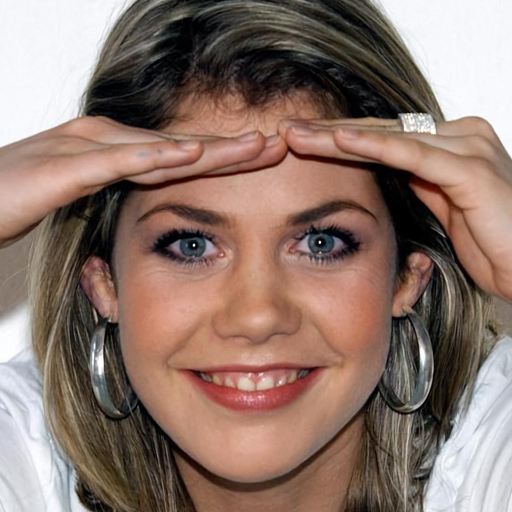
#> input picture project/demo/celeba_hq/val/female/006011.jpg, 1024 x 1024 px (shown at 1/2 size); its folder holds only this picture in this run
$ jupyter execute --allow-errors Group4_basic.ipynb   (shell and % lines are left out)
#> lines starting #> are read from the running program, lines starting #| are printed output that depends on the picture
# Introduction to Deeplearning Final Basic Project Code (Demo)

### | GROUP 4
### | Kaderka Christine / Ko Kyounghyeon
### | Target paper : *StarGANv2 : Diverse Image Synthesis for Multiple Domains* ([LINK](https://openaccess.thecvf.com/content_CVPR_2020/papers/Choi_StarGAN_v2_Diverse_Image_Synthesis_for_Multiple_Domains_CVPR_2020_paper.pdf))

---

[cell 1]
# drive mount
import os, sys
from google.colab import drive
drive.mount('/content/drive')

---

# Basic setting

This section shows the basic settings.
- It contains access step to repository and datasets.
- To fully run the model without any problems, we set the virtual environment with conda.

All the source of below setting codes are from  [HERE](https://github.com/clovaai/stargan-v2)

## 1. Clone the github repository

In this section, gdrive is mounted and the repository from github is cloned into the specified folder in gdrive.
This section was left out during the live demo in the presentation to save time.

[cell 2]
# Mount drive
import os, sys
from google.colab import drive
drive.mount('/content/drive')

[cell 3]
# Clone Repository
%cd /content/drive/Shareddrives/DL\ FInal\ Project/

## 2. Download the datasets and pretrained model into drive

In this section, the working directory is reset and then the CelebA-HQ dataset is downloaded into the specified folder in gdrive. For demonstration purposes, we only show one of the datasets (AFHQ dataset can be seen in 'Group4-full.ipynb'.

This section was not included in the live demo, because:
- It takes some time to download the complete dataset.
- To save time, we did not use the whole dataset, but instead used 2 images per domain for the training and 5 images per domain for evaluation.

[cell 4]
# Reset working directory
%cd /content/drive/Shareddrives/DL\ FInal\ Project/stargan-v2/

[cell 5]
# Download CelebA-HQ Dataset and model

# wing is a file for data parallel

## 3. Create a virtual environment

**Virtual environment** : An isolated python environment where a project's dependencies are installed in a different directory or require the old version libraries.

In this section, a virtual environment is generated.
If the code is run without generating a virtual environment, it could cause an error, because the version of the libraries or other settings could be different.

[cell 6]
# Initialize the path of installed python

#> (a cell that did not finish here is left out)

#> (a cell that did not finish here is left out)

[cell 9]
# Generate virtual environment

## 4. Install requirements

In this section, the libraries of the specific python version are installed.

[cell 10]
# Install some libraries of specific version

---

# Training

This section covers a few explanation needed to understand the training.
The code below is used for the training.
With this, we trained the model easily from scratch.

```
# celeba-hq
python main.py --mode train --num_domains 2 --w_hpf 1 \
               --lambda_reg 1 --lambda_sty 1 --lambda_ds 1 --lambda_cyc 1 \
               --train_img_dir data/celeba_hq/train \
               --val_img_dir data/celeba_hq/val

# afhq
python main.py --mode train --num_domains 3 --w_hpf 0 \
               --lambda_reg 1 --lambda_sty 1 --lambda_ds 2 --lambda_cyc 1 \
               --train_img_dir data/afhq/train \
               --val_img_dir data/afhq/val
```

-------------------------------------------
 **List of parameters we can change**  [source here](https://github.com/clovaai/stargan-v2/blob/master/main.py#L86-L179)

For example,
- img_size (resizing the image size, default : 256)
- num_domains (number of domains)
- latent_dim (dimension of latent tensor)
- style_dim (dimension of style code output from mapping network and style encoder)
- ds_iter (iterations of diversity loss)
- total_iters (total iterations)
- batch_size (batch size per iteration)
- etc.

We can change the main parameters using below code form:

```
--parameter_name value
# Ex)
--batch_size 10 --ds_iter 10 \
--hidden_dim 256
```

Tweaks: We changed some parameters to reduce the running time (so we did not use the default values).


<**What we changed**>
- img_size 256 -> 64
- batch_size 8 -> 1
- val_batch_size 32 -> 1
- eval_every 50000 -> 100001 (Since evaluation during training
takes too long to execute it, we didn't evaluation during training)


  Directory is slightly changed.
  Other parameters are default.

## 1. Train with CelebA-HQ dataset

This section covers the training with the CelebA-HQ dataset for 3 iterations.

[cell 11]
# working directory setting
%cd /content/drive/Shareddrives/DL\ FInal\ Project/stargan-v2/

[cell 12]
# celeba-hq
# Demo

# Evaluation

This section covers the evaluation for our trained model on the CelebA-HQ dataset. To save time, we changed some parameters (did not use the default values).


<**What we changed**>
- img_size 256 -> 64
- batch_size 8 -> 1
- val_batch_size 32 -> 1
- num_outputs_per_domain 10 -> 3
- eval_every 50000 -> 100001 (Since evaluation during training
takes too long to execute it, we didn't evaluation during training)


  Other parameters are default.

[cell 13]
# working directory setting
%cd /content/drive/Shareddrives/DL\ FInal\ Project/stargan-v2/

##  Sample images

In this section, we show some sample validation images.

[cell 14]
# Validation Image
import glob
import matplotlib.pyplot as plt
import matplotlib.image as mpimg
import cv2
import numpy as np

fig = plt.figure()
rows = 2
cols = 5
i = 1

root_dir = "demo/celeba_hq/val/"

# Retrieve the list of ALL folders and files inside the base folder
file_list = glob.glob(root_dir + "*")

sample_data = []
# Create a list that would contain the paths to all the images in the dataset
for class_path in file_list:
    # Retrieve each image in their folders (i.e. 0.jpg, 1.jpg, etc.)
    for img_path in glob.glob(class_path + "/*.jpg"): # for each file with the extension ".jpg"

        # cv2.imread(path, method for reading image;flag)
        img = cv2.imread(img_path, cv2.IMREAD_COLOR)
#> img is the input picture: shape (1024, 1024, 3); mean B, G, R 107.9, 118, 141.2

        # Check for problematic images
        if type(img) is np.ndarray:
          if img.size == 0:
            continue
        if img is None:
            continue
        sample_data.append(img_path) # append image file path to sample_data list
#> pass 2 of the loop `for class_path in file_list:`:
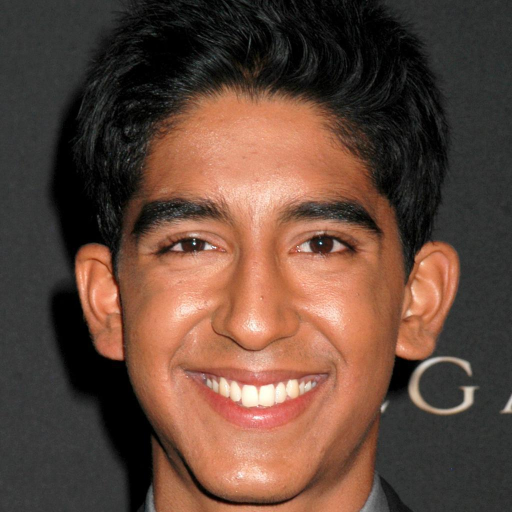
#> input picture project/demo/celeba_hq/val/male/007536.jpg, 1024 x 1024 px (shown at 1/2 size)
#> img is the input picture: shape (1024, 1024, 3); mean B, G, R 57.9, 70.7, 98.1

for filename in sample_data:
    img = cv2.imread(filename)
    img = cv2.resize(img, (256, 256))
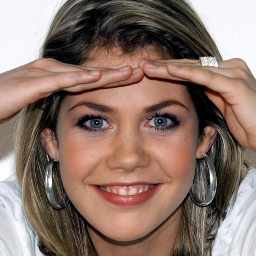
#> img: shape (256, 256, 3); mean B, G, R 108, 118.1, 141.4
    ax = fig.add_subplot(rows, cols, i)
    ax.imshow(cv2.cvtColor(img, cv2.COLOR_BGR2RGB))
    ax.set_xticks([]), ax.set_yticks([])

    i += 1
#> pass 2 of the loop `for filename in sample_data:`:
#> `img = cv2.resize(img, (256, 256))`:
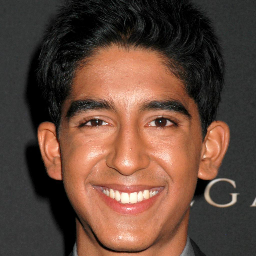
#> img: shape (256, 256, 3); mean B, G, R 58, 70.8, 98.3

plt.show()
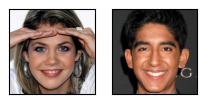
#> figure drawn by matplotlib, 2 panels
